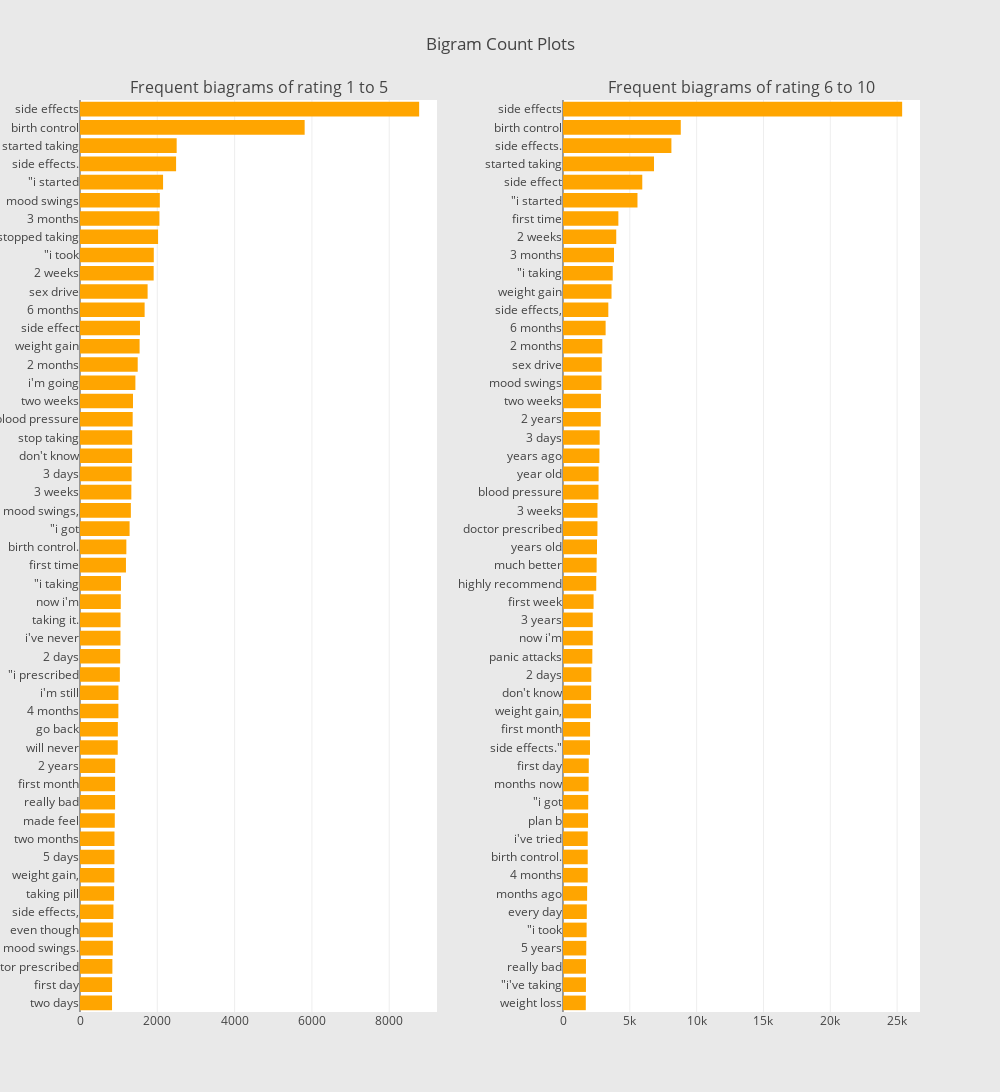

The code cell stored with this chart in its notebook:
### Code cell
freq_dict = defaultdict(int)
for sent in df_all_1_5["review"]:
    for word in generate_ngrams(sent,2):
        freq_dict[word] += 1
fd_sorted = pd.DataFrame(sorted(freq_dict.items(), key=lambda x: x[1])[::-1])
fd_sorted.columns = ["word", "wordcount"]
trace1 = horizontal_bar_chart(fd_sorted.head(50), 'orange')

freq_dict = defaultdict(int)
for sent in df_all_6_10["review"]:
    for word in generate_ngrams(sent,2):
        freq_dict[word] += 1
fd_sorted = pd.DataFrame(sorted(freq_dict.items(), key=lambda x: x[1])[::-1])
fd_sorted.columns = ["word", "wordcount"]
trace2 = horizontal_bar_chart(fd_sorted.head(50), 'orange')

# Creating two subplots
fig = tools.make_subplots(rows=1, cols=2, vertical_spacing=0.04,horizontal_spacing=0.15,
                          subplot_titles=["Frequent biagrams of rating 1 to 5", 
                                          "Frequent biagrams of rating 6 to 10"])
fig.append_trace(trace1, 1, 1)
fig.append_trace(trace2, 1, 2)
fig['layout'].update(height=1200, width=1000, paper_bgcolor='rgb(233,233,233)', title="Bigram Count Plots")
py.iplot(fig, filename='word-plots')

### Figure 1 — Plotly figure (JSON) as saved in the notebook; plotly's stock layout.template omitted (floating-point values rounded to 4 significant figures)
{"data": [{"marker": {"color": "orange"}, "orientation": "h", "showlegend": false, "type": "bar", "uid": "d98f06d6-ef3a-11ed-a8d1-8d4db3c0cbf9", "x": [829, 830, 838, 849, 850, 865, 883, 888, 891, 892, 900, 908, 908, 910, 976, 979, 993, 995, 1031, 1040, 1047, 1048, 1055, 1060, 1189, 1199, 1283, 1316, 1328, 1336, 1348, 1350, 1363, 1371, 1433, 1493, 1542, 1552, 1672, 1749, 1906, 1909, 2020, 2055, 2065, 2149, 2486, 2501, 5812, 8774], "xaxis": "x", "y": ["two days", "first day", "doctor prescribed", "mood swings.", "even though", "side effects,", "taking pill", "weight gain,", "5 days", "two months", "made feel", "really bad", "first month", "2 years", "will never", "go back", "4 months", "i&#039;m still", "\"i prescribed", "2 days", "i&#039;ve never", "taking it.", "now i&#039;m", "\"i taking", "first time", "birth control.", "\"i got", "mood swings,", "3 weeks", "3 days", "don&#039;t know", "stop taking", "blood pressure", "two weeks", "i&#039;m going", "2 months", "weight gain", "side effect", "6 months", "sex drive", "2 weeks", "\"i took", "stopped taking", "3 months", "mood swings", "\"i started", "side effects.", "started taking", "birth control", "side effects"], "yaxis": "y"}, {"marker": {"color": "orange"}, "orientation": "h", "showlegend": false, "type": "bar", "uid": "d98fa26c-ef3a-11ed-a8d1-8d4db3c0cbf9", "x": [1707, 1717, 1718, 1741, 1768, 1781, 1805, 1849, 1850, 1850, 1875, 1886, 1918, 1929, 2022, 2026, 2091, 2103, 2121, 2194, 2224, 2225, 2289, 2488, 2517, 2544, 2578, 2579, 2656, 2665, 2725, 2744, 2824, 2836, 2880, 2897, 2942, 3189, 3391, 3631, 3720, 3817, 3984, 4142, 5573, 5932, 6810, 8111, 8813, 25377], "xaxis": "x2", "y": ["weight loss", "\"i&#039;ve taking", "really bad", "5 years", "\"i took", "every day", "months ago", "4 months", "birth control.", "i&#039;ve tried", "plan b", "\"i got", "months now", "first day", "side effects.\"", "first month", "weight gain,", "don&#039;t know", "2 days", "panic attacks", "now i&#039;m", "3 years", "first week", "highly recommend", "much better", "years old", "doctor prescribed", "3 weeks", "blood pressure", "year old", "years ago", "3 days", "2 years", "two weeks", "mood swings", "sex drive", "2 months", "6 months", "side effects,", "weight gain", "\"i taking", "3 months", "2 weeks", "first time", "\"i started", "side effect", "started taking", "side effects.", "birth control", "side effects"], "yaxis": "y2"}], "layout": {"annotations": [{"font": {"size": 16}, "showarrow": false, "text": "Frequent biagrams of rating 1 to 5", "x": 0.2125, "xanchor": "center", "xref": "paper", "y": 1.0, "yanchor": "bottom", "yref": "paper"}, {"font": {"size": 16}, "showarrow": false, "text": "Frequent biagrams of rating 6 to 10", "x": 0.7875, "xanchor": "center", "xref": "paper", "y": 1.0, "yanchor": "bottom", "yref": "paper"}], "height": 1200, "paper_bgcolor": "rgb(233,233,233)", "title": "Bigram Count Plots", "width": 1000, "xaxis": {"anchor": "y", "domain": [0.0, 0.425]}, "xaxis2": {"anchor": "y2", "domain": [0.575, 1.0]}, "yaxis": {"anchor": "x", "domain": [0.0, 1.0]}, "yaxis2": {"anchor": "x2", "domain": [0.0, 1.0]}}}
